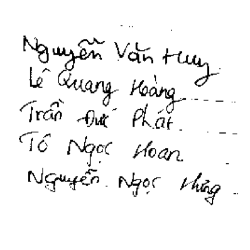
%> input picture Lab2_code/nhom12a.bmp, 250 x 250 px
$ octave runlengthCoding.m   (GNU Octave 9; MATLAB toolbox functions it lacks are replaced by stand-ins)
%> lines starting %> are read from the running program, lines starting %| are printed output that depends on the picture; in (x1, y1, x2, y2) boxes, pixels count from 0 and x2, y2 are one past the last pixel; in counts of white or black regions, pixels touching at a corner belong together; the program's own positions count from 1
clc; close all; clearvars;

%Input image
name = 'nhom12a.bmp';
im = imread(name);
%> im is the input picture: size 250x250x3 uint8; min 0, max 255, mean 241.7

%Turn it into Grayscale image
gray = rgb2gray(im);

%Plot its histogram
%histogram(gray);

%Extract size of image
[row, col] = size(gray);
%> row = 250; col = 250

%Choose a threshold value
T = 120;

%Segment the img
bw = zeros(size(gray));
bw(gray > T) = 255;
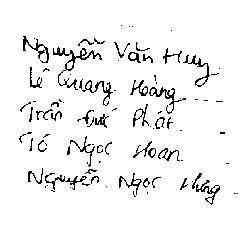
%> bw: size 250x250 double; 95% white; black in thin lines or dots, all inside (x1, y1, x2, y2) = (19, 25, 238, 205)
bw(gray <= T) = 0;

%figure;
%imshow(uint8(bw)), title('origin img');

code = [];
encode = zeros(size(bw));
counter = 1;

for i=1:row
    line = [];
    for j=1:(col-1)
        %Run-length coding
        if(bw(i,j) == bw(i,j+1))
            counter = counter + 1;
            if(j == 249)
                line = [line,dec2bin(counter),polar8Bit1(bw(i,j))];
                counter = 1;
            end
        else
            line = [line,dec2bin(counter),polar8Bit1(bw(i,j))];
        counter = 1;
        end
    end
    code = [code, line];
    for k=1:9:length(line)
        startPos = 1;
        endPos = startPos + bin2dec(line(k:k+7))-1;
        colr = bin2dec(polar1Bit8(line(k+8)));
        encode(i,startPos:endPos) = colr;
        startPos = endPos;
    end
end
%> this loop made 250 passes
%> code on passes 1 to 3: '111110100', '111110100111110100', '111110100111110100111110100'
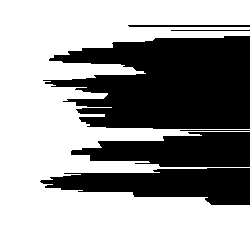
%> encode: size 250x250 double; 61% white; 6 black regions, box (x1, y1, x2, y2) and area: (43, 36, 250, 129) 14490, (40, 168, 250, 205) 5020, (71, 132, 250, 167) 4484, (128, 25, 250, 27) 243, (171, 30, 250, 31) 79, (180, 130, 250, 131) 70
%> after the loop, counter = 1


figure;
subplot(121), imshow(bw), title('origin img');
subplot(122), imshow(encode), title('encoded img');
